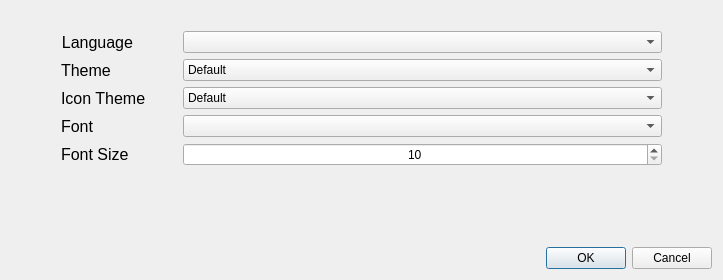
<?xml version="1.0" encoding="UTF-8"?>
<ui version="4.0">
 <class>settingsDialog</class>
 <widget class="QDialog" name="settingsDialog">
  <property name="geometry">
   <rect>
    <x>0</x>
    <y>0</y>
    <width>723</width>
    <height>280</height>
   </rect>
  </property>
  <property name="sizePolicy">
   <sizepolicy hsizetype="Fixed" vsizetype="Fixed">
    <horstretch>0</horstretch>
    <verstretch>0</verstretch>
   </sizepolicy>
  </property>
  <property name="minimumSize">
   <size>
    <width>700</width>
    <height>250</height>
   </size>
  </property>
  <property name="baseSize">
   <size>
    <width>700</width>
    <height>250</height>
   </size>
  </property>
  <property name="windowTitle">
   <string>Settings</string>
  </property>
  <property name="windowIcon">
   <iconset resource="Resources.qrc">
    <normaloff>:/Dark/icons/Resources/Icons/dark/cog.png</normaloff>:/Dark/icons/Resources/Icons/dark/cog.png</iconset>
  </property>
  <property name="modal">
   <bool>true</bool>
  </property>
  <layout class="QVBoxLayout" name="verticalLayout">
   <item>
    <layout class="QFormLayout" name="formLayout">
     <property name="fieldGrowthPolicy">
      <enum>QFormLayout::AllNonFixedFieldsGrow</enum>
     </property>
     <property name="rowWrapPolicy">
      <enum>QFormLayout::WrapLongRows</enum>
     </property>
     <property name="horizontalSpacing">
      <number>37</number>
     </property>
     <property name="leftMargin">
      <number>50</number>
     </property>
     <property name="topMargin">
      <number>20</number>
     </property>
     <property name="rightMargin">
      <number>50</number>
     </property>
     <item row="0" column="0">
      <widget class="QLabel" name="languageLabel">
       <property name="font">
        <font>
         <pointsize>12</pointsize>
        </font>
       </property>
       <property name="text">
        <string>Language</string>
       </property>
       <property name="alignment">
        <set>Qt::AlignRight|Qt::AlignTrailing|Qt::AlignVCenter</set>
       </property>
      </widget>
     </item>
     <item row="0" column="1">
      <widget class="QComboBox" name="languageComboBox"/>
     </item>
     <item row="1" column="0">
      <widget class="QLabel" name="themeLabel">
       <property name="font">
        <font>
         <pointsize>12</pointsize>
        </font>
       </property>
       <property name="text">
        <string>Theme</string>
       </property>
      </widget>
     </item>
     <item row="1" column="1">
      <widget class="QComboBox" name="themeList">
       <item>
        <property name="text">
         <string>Default</string>
        </property>
       </item>
      </widget>
     </item>
     <item row="2" column="0">
      <widget class="QLabel" name="iconThemeLabel">
       <property name="font">
        <font>
         <pointsize>12</pointsize>
        </font>
       </property>
       <property name="text">
        <string>Icon Theme</string>
       </property>
      </widget>
     </item>
     <item row="2" column="1">
      <widget class="QComboBox" name="iconThemeList">
       <item>
        <property name="text">
         <string>Default</string>
        </property>
       </item>
      </widget>
     </item>
     <item row="3" column="0">
      <widget class="QLabel" name="fontLabel">
       <property name="font">
        <font>
         <pointsize>12</pointsize>
        </font>
       </property>
       <property name="text">
        <string>Font</string>
       </property>
      </widget>
     </item>
     <item row="3" column="1">
      <widget class="QComboBox" name="fontList"/>
     </item>
     <item row="4" column="0">
      <widget class="QLabel" name="fontSizeLabel">
       <property name="font">
        <font>
         <pointsize>12</pointsize>
        </font>
       </property>
       <property name="text">
        <string>Font Size</string>
       </property>
      </widget>
     </item>
     <item row="4" column="1">
      <widget class="QSpinBox" name="fontSize">
       <property name="wrapping">
        <bool>false</bool>
       </property>
       <property name="frame">
        <bool>true</bool>
       </property>
       <property name="alignment">
        <set>Qt::AlignCenter</set>
       </property>
       <property name="readOnly">
        <bool>false</bool>
       </property>
       <property name="minimum">
        <number>10</number>
       </property>
       <property name="maximum">
        <number>100</number>
       </property>
      </widget>
     </item>
    </layout>
   </item>
   <item>
    <widget class="QDialogButtonBox" name="buttonBox">
     <property name="orientation">
      <enum>Qt::Horizontal</enum>
     </property>
     <property name="standardButtons">
      <set>QDialogButtonBox::Cancel|QDialogButtonBox::Ok</set>
     </property>
    </widget>
   </item>
  </layout>
 </widget>
 <resources>
  <include location="Resources.qrc"/>
 </resources>
 <connections>
  <connection>
   <sender>buttonBox</sender>
   <signal>accepted()</signal>
   <receiver>settingsDialog</receiver>
   <slot>accept()</slot>
   <hints>
    <hint type="sourcelabel">
     <x>248</x>
     <y>254</y>
    </hint>
    <hint type="destinationlabel">
     <x>157</x>
     <y>274</y>
    </hint>
   </hints>
  </connection>
  <connection>
   <sender>buttonBox</sender>
   <signal>rejected()</signal>
   <receiver>settingsDialog</receiver>
   <slot>reject()</slot>
   <hints>
    <hint type="sourcelabel">
     <x>316</x>
     <y>260</y>
    </hint>
    <hint type="destinationlabel">
     <x>286</x>
     <y>274</y>
    </hint>
   </hints>
  </connection>
 </connections>
</ui>
